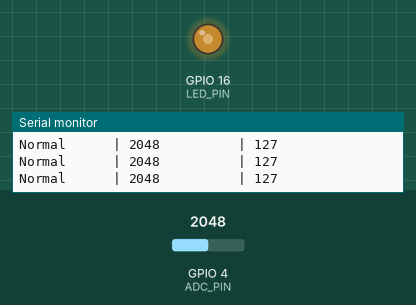
Bench run of a program on a simulated ESP32-S3. Shown: output pins drawn as LEDs (lit = HIGH), the last lines printed to the serial monitor. Inputs (shaded band) come from the test bench; at power-on: GPIO 4 (ADC_PIN) = 2048.

Above: at 4.2 s.
4.3 s: GPIO 4 (ADC_PIN) set to 2540
At 5.7 s:
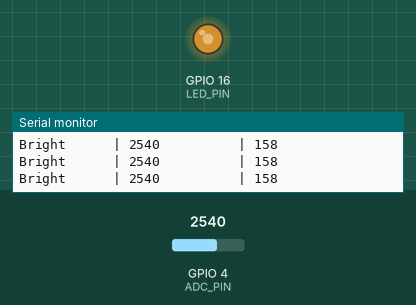
6.0 s: GPIO 4 (ADC_PIN) set to 3540
At 6.8 s:
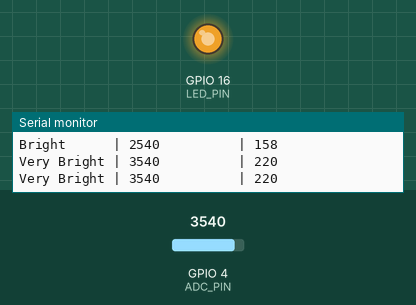
7.5 s: GPIO 4 (ADC_PIN) set to 491
At 8.0 s:
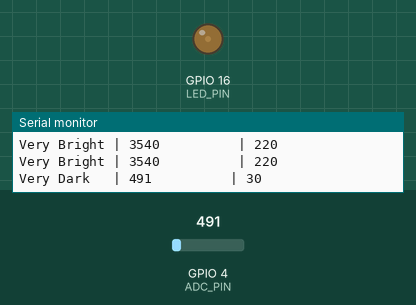
9.0 s: GPIO 4 (ADC_PIN) set to 2047
At 10.4 s:
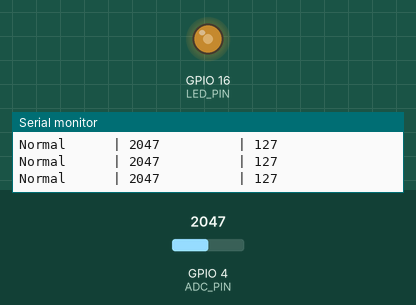
Timing chart, 0 to 11.5 s (numbered marks = the images above; inputs shaded):
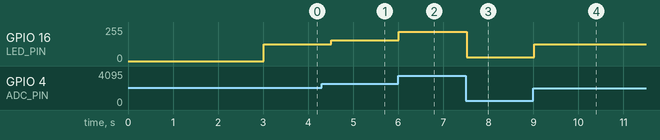

The program:

main.cpp
```cpp
#include <Arduino.h>

// ============================================================
// Lab 2.1 - ADC/DAC investigation
//
// Wiring:
//   3.3V --> [Photoresistor] --> GPIO_ADC_PIN --> [10kOhm] --> GND
//   GPIO_LED_PIN --> [100Ohm] --> [LED] --> GND
//
// NOTE: ESP32-S3 has no hardware DAC.
//       We use PWM (8-bit, 0-255) instead of dacWrite().
// ============================================================

#define ADC_PIN     4     // GPIO4  - ADC input (photoresistor)
#define LED_PIN     16    // GPIO16 - PWM output (LED)
#define PWM_CHANNEL 0
#define PWM_FREQ    5000  // 5 kHz
#define PWM_RES     8     // 8-bit resolution (0-255)

#define ADC_MAX     4095

void setup()
{
  Serial.begin(115200);

  // LED PWM setup
  ledcSetup(PWM_CHANNEL, PWM_FREQ, PWM_RES);
  ledcAttachPin(LED_PIN, PWM_CHANNEL);

  delay(3000); // time for serial monitor to connect

  Serial.println("ADC   : GPIO 4  (photoresistor)");
  Serial.println("LED   : GPIO 16 (PWM brightness)");
  Serial.println("-------------------------------");
  Serial.println("Light Level  | ADC (0-4095) | PWM (0-255)");
  Serial.println("-------------|-------------|------------");
}

void loop()
{
  // Read ADC value from photoresistor (12-bit: 0-4095)
  int adcValue = analogRead(ADC_PIN);

  // Map ADC value to PWM range (0-255)
  int pwmValue = map(adcValue, 0, ADC_MAX, 0, 255);

  // Write PWM to LED
  ledcWrite(PWM_CHANNEL, pwmValue);

  // Classify light level
  const char* lightLevel;
  if (adcValue < 500)        lightLevel = "Very Dark  ";
  else if (adcValue < 1500)  lightLevel = "Dark       ";
  else if (adcValue < 2500)  lightLevel = "Normal     ";
  else if (adcValue < 3500)  lightLevel = "Bright     ";
  else                       lightLevel = "Very Bright";

  Serial.print(lightLevel);
  Serial.print(" | ");
  Serial.print(adcValue);
  Serial.print("          | ");
  Serial.println(pwmValue);

  delay(500);
}
```

Measured:
- after the input at 4.3 s, GPIO 16 (LED_PIN): 127/255 → 157/255 after 0.21 s
- after the input at 6.0 s, GPIO 16 (LED_PIN): 157/255 → 219/255 at once
- after the input at 7.5 s, GPIO 16 (LED_PIN): 219/255 → 30/255 at once
- after the input at 9.0 s, GPIO 16 (LED_PIN): 30/255 → 127/255 at once
